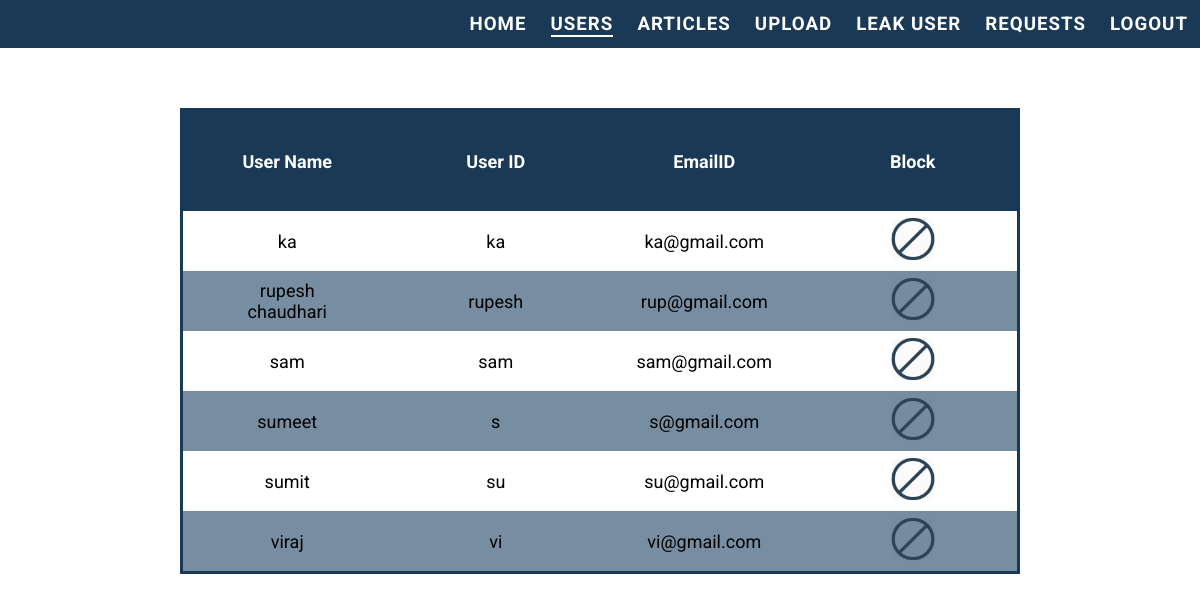
Screenshot of /admin/m_user.php (signed in) with the database file from the repository.
### tables this page shows
CREATE TABLE IF NOT EXISTS `register` (
  `username` varchar(255) NOT NULL,
  `userid` varchar(11) NOT NULL,
  `password` varchar(255) NOT NULL,
  `emailid` varchar(255) NOT NULL,
  PRIMARY KEY (`username`)
);

### admin/m_user.php (the view, shortened to what this page needs)
<!DOCTYPE html>
<html lang="en">
<head>
	<link rel="stylesheet" href="stylesheet.css" type="text/css" />
	<link rel="stylesheet" href="../stylesheet.css" type="text/css" />
</head>
<body>
	<nav>
        <h3><a href="admin.php">HOME</a></h3>
		<h3><a href="m_user.php" class="admin-active-nav">USERS</a></h3>
		<h3><a href="m_arti.php">ARTICLES</a></h3>
        <h3><a href="upload.php">UPLOAD</a></h3>
		<h3><a href="leakfile.php">LEAK USER</a></h3>
        <h3><a href="sendkey.php">REQUESTS</a></h3>
        <h3><a href="logout.php">LOGOUT</a></h3>
    </nav>
	<table>
		<thead>
			<th>User Name</th>
			<th>User ID</th>
			<th>EmailID</th>
			<th>Block</th>
		</thead>
		<tbody>
		<?php
			require("config.php");
			$con = mysqli_connect("localhost","root",$dbPass);
			if (!$con)
				echo('Could not connect: ' . mysqli_error());
			else
			{
				mysqli_select_db($con,"dataleakage");
				$sql = 'SELECT * FROM register';
				$retval = mysqli_query( $con,$sql );
				while($row = mysqli_fetch_assoc($retval))
				{
					echo "<tr>
							<td> {$row['username']} </td> " .
							"<td> {$row['userid']} </td> " .
							"<td> {$row['emailid']} </td> " .
							"<td><a href='d_user.php?id=". "{$row['username']}'><img src='../img/block.png' alt='block' /></a>" ."</td>
						</tr>" ;
				}
			}
		?>
</tbody>
</table>
</body>
</html>

### admin/stylesheet.css (style rules this page uses)
.admin-active-nav { border-bottom: 2px solid white; }
table { display: flex; justify-content: center; align-items: center; flex-direction: column; border: 3px solid #193956; max-width: 70vw; margin: 5% auto !important; }
thead, tbody, tr { width: 100%; }
tbody { display: flex; flex-direction: column; }
tr { display: flex; justify-content: space-around; text-align: center; align-items: center; font-size: large; }
tr:nth-child(even) { background: #778da1; }
tr img { height: 3.5rem; }
thead { background: #193956; color: white; padding: 3% 0; font-size: large; }
td, th { width: 120px; text-align: center; min-height: 50px; display: flex; justify-content: center; align-items: center; }

### stylesheet.css (style rules this page uses)
* { margin:0; padding:0; box-sizing: border-box; font-family: 'Roboto', sans-serif; }
body { min-height:100vh; }
nav { background: #193956; display:flex; justify-content: flex-end; height:3rem; color:white; }
nav h3 { margin: auto 1%; }
nav h3 a { text-decoration: none; color:white; letter-spacing: 1px; }

### rows the page displays
register: username "ka", userid "ka", emailid "ka@gmail.com"
register: username "rupesh chaudhari", userid "rupesh", emailid "rup@gmail.com"
register: username "sam", userid "sam", emailid "sam@gmail.com"
register: username "sumeet", userid "s", emailid "s@gmail.com"
register: username "sumit", userid "su", emailid "su@gmail.com"
register: username "viraj", userid "vi", emailid "vi@gmail.com"
